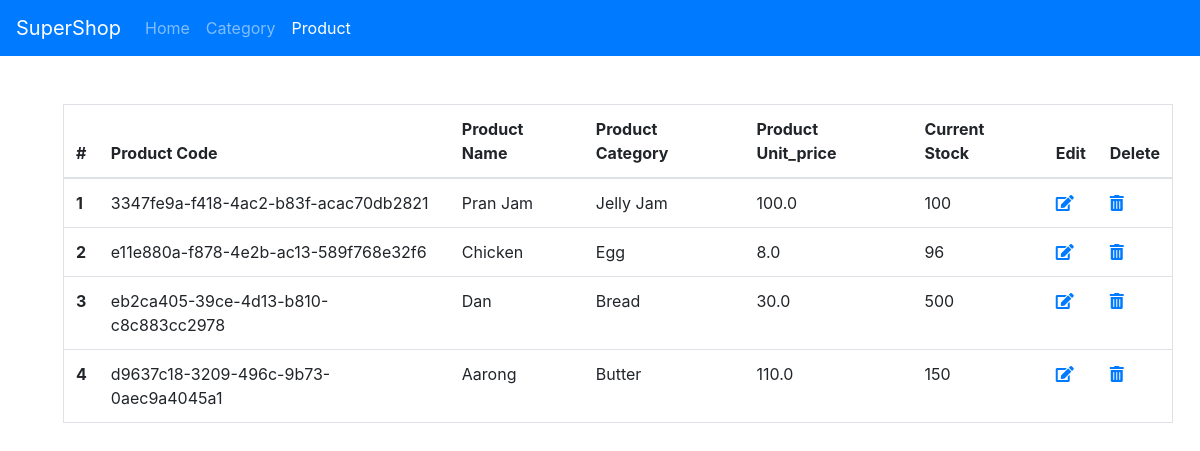
Page /supershop_admin/product/view/ on the committed database.
### supershop_app/models.py (models this page shows, shortened)
class Product(models.Model):
    id = models.AutoField(primary_key=True)
    product_code = models.UUIDField(default=uuid.uuid4)
    product_name = models.CharField(max_length=255, blank=False, null=False, unique=True)
    product_category = models.ForeignKey(ProductCategory, on_delete=models.CASCADE)
    product_unit_price = models.FloatField(default=0.0)
    current_stock = models.IntegerField(default=0)

class ProductCategory(models.Model):
    id = models.AutoField(primary_key=True)
    category_code = models.UUIDField(default=uuid.uuid4)
    category_name = models.CharField(max_length=255, blank=False, null=False, unique=True)
    def __str__(self):
        return self.category_name

### supershop_app/views.py (the view, shortened to what this page needs)
# urls.py: path('supershop_admin/product/<str:ops>/', views.admin_product_operation, name="admin_product_operation"),
def admin_product_operation(request, ops):
    if request.method == "POST":
        if ops == 'add':
            form = ProductForm(request.POST)
            if form.is_valid():
                messages.success(request, "Succesfully added.")
                form.save()
            else:
                messages.error(request, "Something Went Wrong.")
            return redirect("/supershop_admin/product/add/")
        elif 'edit' in ops:
            cat_id = ops.split('__')[-1]
            cat = models.Product.objects.filter(pk=cat_id).first()
            form = ProductEditForm(request.POST, instance=cat)
            if form.is_valid():
                form.save()
                messages.success(request, "Succesfully Updated.")
            else:
                messages.error(request, "Something Went Wrong.")
            return redirect("/supershop_admin/category/view/")
        elif 'delete' in ops:
            prod_id = ops.split('__')[-1]
            cat = models.Product.objects.filter(pk=prod_id).delete()
            return JsonResponse(1, safe=False)
    elif request.method == 'GET':
        if ops == 'add':
            form = ProductForm()
            return render(request, "all_forms.html",
                          context={"form": form,
                                   "title": "Add Product",
                                   "admin": 1,
                                   'logout': request.user.is_authenticated,
                                   "btn_name": "ADD Product",
                                   "admin_product": "active"})
        elif ops == 'view':
            products = models.Product.objects.all()
            return render(request, 'view_products.html',
                          context={
                              "products": products,
                              "title": "View Products",
                              "admin": 1,
                              'logout': request.user.is_authenticated,
                              "admin_product": "active"
                          })
        else:
            return redirect("admin_product")

### supershop_app/templates/supershop_app/view_products.html (shortened to what this page needs)
{% extends 'base.html' %}
{% load static %}
{% block content %}
    <div class="container m-5">
        <table class="table border">
            <thead>
                <tr>
                    <th scope="col">#</th>
                    <th scope="col">Product Code</th>
                    <th scope="col">Product Name</th>
                    <th scope="col">Product Category</th>
                    <th scope="col">Product Unit_price</th>
                    <th scope="col">Current Stock</th>
                    <th scope="col">Edit</th>
                    <th scope="col">Delete</th>
                </tr>
            </thead>
            <tbody>
            {% for product in products %}
                <tr>
                    <th scope="row">{{ forloop.counter }}</th>
                    <td>{{ product.product_code }}</td>
                    <td>{{ product.product_name }}</td>
                    <td>{{ product.product_category }}</td>
                    <td>{{ product.product_unit_price }}</td>
                    <td>{{ product.current_stock }}</td>
                    <td><a href="/supershop_admin/product/edit__{{ product.pk }}/"><i class="fas fa-edit"></i></a></td>
                    <td><a onclick="deleteFunc({{ product.pk }})" href="" ><i class="fas fa-trash-alt"></i></a></td>
                </tr>
            {% endfor %}
            </tbody>
        </table>
    </div>
{% endblock %}

### rows in the picture
Product: product_code "3347fe9a-f418-4ac2-b83f-acac70db2821", product_name "Pran Jam", product_category "Jelly Jam", product_unit_price "100.0", current_stock "100"
Product: product_code "e11e880a-f878-4e2b-ac13-589f768e32f6", product_name "Chicken", product_category "Egg", product_unit_price "8.0", current_stock "96"
Product: product_code "eb2ca405-39ce-4d13-b810-c8c883cc2978", product_name "Dan", product_category "Bread", product_unit_price "30.0", current_stock "500"
Product: product_code "d9637c18-3209-496c-9b73-0aec9a4045a1", product_name "Aarong", product_category "Butter", product_unit_price "110.0", current_stock "150"
